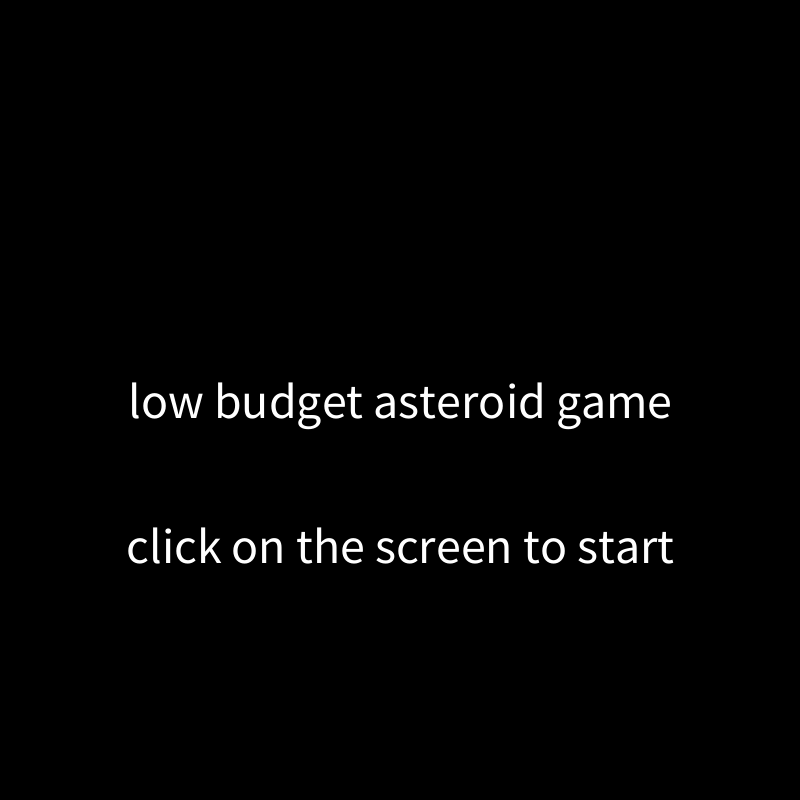
Frame 1 (no input)
Frame 60 (the mouse pressed at the canvas centre just before this capture): identical to frame 1, image omitted
Frame 120 (the mouse held since frame 60 and released just before this capture): identical to frame 1, image omitted

The Processing sketch that drew this single still picture (run headless with seeded random() and noise(); from frame 60 on, the mouse is pressed at the canvas centre):

// Processing sketch: Asteroids
// ── Asteroids.pde
//Jake Choi
//October 4, 2021
//Computer Programming 12

boolean upkey, downkey, leftkey, rightkey, spacekey, mkey;
boolean ufo;
Ship myShip;
ArrayList <GameObject> myObjects;
int SCORE;
int UFOtimer;
int shootTimer, teleportTimer, shipImmunity, threshold, transparent, c;

// MODE FRamwork
int mode;
final int INTRO = 0;
final int GAME  = 1;
final int GAMEOVER = 2;
final int PAUSE = 3;


void setup() {
  size(800, 800);
  rectMode(CENTER);

  myShip = new Ship();
  UFOtimer = 0;
  ufo = false;
  SCORE = 0;
  myObjects = new ArrayList<GameObject>();
  myObjects.add(myShip);
  
  // 3 main asteroids
  myObjects.add(new Asteroid());
  myObjects.add(new Asteroid());
  myObjects.add(new Asteroid());
}

void draw() {
  if (mode == INTRO) {
    intro();
  } else if (mode == GAME) {
    game();
  } else if (mode == GAMEOVER) {
    gameover();
  } else if (mode == PAUSE) {
    pause();
  } else {
    println();
  }
}

// ── Asteroid.pde
class Asteroid extends GameObject {
  int collisions;

  //big asteroids
  Asteroid() {
    LIVES = 1;
    collisions = 6;
    loc = new PVector (random(0, width), random(0, height));
    vel = new PVector (0, 1);
    vel.rotate(random(0, TWO_PI));
    SIZE = 110;
  }

  //broken asteroids
  Asteroid(int s, float x, float y, int h) {
    LIVES = 1;
    collisions = h;
    loc = new PVector (x, y);
    vel = new PVector (0, 1);
    vel.rotate(random(0, TWO_PI));
    vel.setMag(6);
    SIZE = s;
  }

  void show() {
    stroke(255);
    ellipse(loc.x, loc.y, SIZE, SIZE);
  }

  void act() {
    super.act();
    int i = 0;
    while (i < myObjects.size()) {
      GameObject obj = myObjects.get(i);
      if (obj instanceof Bullet) {
        if (dist(loc.x, loc.y, obj.loc.x, obj.loc.y) <= SIZE/2 + obj.SIZE/2) {
          obj.LIVES = 0;
          LIVES = 0;
          SCORE++;
          int num = 100;
          int n = 0;
          while (n < num) {
            myObjects.add(new Particles(int(random(0, 150)), loc.x, loc.y, 25));
            n++;
          }

          if (collisions >= 2) {
            myObjects.add(new Asteroid(SIZE/2, loc.x, loc.y, collisions/4));
            myObjects.add(new Asteroid(SIZE/2, loc.x, loc.y, collisions/4));
          }
        }
      }

      i++;
    }
  }
}

// ── Bullet.pde
class Bullet extends GameObject {
  PVector hits;
  Bullet() {
    LIVES = 1;
    loc = new PVector(myShip.loc.x, myShip.loc.y); 
    hits = myShip.dir.copy();
    hits.rotate(PI);
    hits.setMag(-20);
    loc.add(hits);
    vel = new PVector(myShip.dir.x, myShip.dir.y); 
    vel.setMag(12);
    vel.add(myShip.vel);
    SIZE = 8;
  }

  void show() {
    stroke(255);
    fill(255);
    ellipse(loc.x, loc.y, SIZE, SIZE);
  }

  void act() { 
    loc.add(vel);
    if (loc.x < -50 || loc.x > width+50 || loc.y < -50 || loc.y > height+50) {
      LIVES = 0;
    }
  }
}

// ── Fire.pde
class Fire extends GameObject {

  int transparent;
  PVector colid;

  Fire() {
    LIVES = 1;
    SIZE = 10;
    transparent = int(random(0, 255));
    loc = myShip.loc.copy();
    colid = myShip.dir.copy();
    colid.rotate(PI);
    colid.setMag(25);
    loc.add(colid);
    vel = myShip.dir.copy();
    vel.rotate(PI+random(-0.7, 0.7));
    vel.setMag(14);
  }

  void show() {
    rectMode(CENTER);
    fill(255, 255, 0, transparent);
    square(loc.x, loc.y, SIZE);
  }
  void act() {
    super.act();
    transparent -= 20;
    if (transparent <= 0) LIVES = 0;
  }
}

// ── Game.pde
void game() {

  background(0);
  strokeWeight(1);
  fill(55, 255, 14);
  textSize(40);
  text("SCORE: " + SCORE, 125, 750);
  text("LIVES: " + myShip.LIVES, 675, 750);
  fill(255, 5, 214);
  text("click anywhere to pause", 420, 50);
  text("press m to teleport", 420, 90);
  UFOtimer++;

  int i = 0;
  while (i < myObjects.size()) {
    GameObject obj = myObjects.get(i);
    obj.show();
    obj.act();
    if (ufo == false && UFOtimer>= 1000) {
      myObjects.add(new UFO());
      ufo = true;
    }
    if (obj.LIVES == 0) {
      myObjects.remove(i);
    } else {
      i++;
    }
    if (SCORE == 9) {
      mode = GAMEOVER;
    }
    if (myShip.LIVES == 0) {
      mode = GAMEOVER;
    }
  }
}

void gameClicks() {
  if (mouseX > 0 && mouseX < width && mouseY > 0 && mouseY < height) {
    mode = PAUSE;
  }
}

// ── GameObject.pde
class GameObject {
  int LIVES;
  PVector loc;
  PVector vel;
  int SIZE;
  GameObject() {
  }

  void show() {
  }

  void act() {
    loc.add(vel);
    if (loc.y < -50) loc.y = height+50;
    if (loc.y > height+50) loc.y = -50;
    if (loc.x < -50)loc.x = width+50;
    if (loc.x > width+50) loc.x = -50;
  }
}

// ── Gameover.pde
void gameover() {

  if (SCORE == 9) { //VICTORY!!!!!!
    background(255);
    fill(0,255,0);
    textSize(50);
    text("VICTORY", 400, 400);
    
    text("Click anywhere to play again", 400, 500);
    textSize(50);
  } else { // When you lose
    background(0);
    fill(255,0,0);
    textSize(50);
    text("DEFEAT", 400, 400);
       text("Click anywhere to play again", 400, 500);
    textSize(50);
  }
}

void gameoverClicks() {
  setup();
  mode = INTRO;
      SCORE = 0;
    ufo = false;
}

// ── Intro.pde
void intro() {
  background(0);
  fill(255);
  textSize(50);
  textAlign(CENTER,CENTER);
  text("low budget asteroid game", 400, 400);
  text("click on the screen to start", 400, 545); 
}
void introClicks() {
  if (mouseX>0 && mouseY<800 && mouseX<800 && mouseY>0) { 
    mode = GAME;
  } 
}

// ── Mouse.pde
void mouseReleased() { 
  if (mode == INTRO) {
    introClicks();
  } else if (mode == GAME) {
    gameClicks();
  } else if (mode == GAMEOVER) {
    gameoverClicks();
  } else  if (mode == PAUSE) {
    pauseClicks();
  }
}

// ── Pause.pde
void pause() {
  fill(255);
  textSize(40);
  text("paused, click anywhere to resume",width/2,height/2-50);
}

void pauseClicks() {
  if (mouseX > 0 && mouseX < width && mouseY > 0 && mouseY < height){
    mode = GAME;
  }
}

// ── Ship.pde
class Ship extends GameObject {

  //1. Instance Variables
  PVector dir;

  //2. Constructor(s)
  Ship() {
    LIVES = 3;
    loc = new PVector(width/2, height/2);
    vel = new PVector(0, 0);
    dir = new PVector(0, -0.1);
    shootTimer = 0;
    teleportTimer = 0;
    shipImmunity = 0;
    transparent = 0;
    threshold = 60; 
  }

  //3. Behaviour Functions
  void show() {
    pushMatrix();
    translate(loc.x, loc.y);
    rotate(dir.heading());
    noFill();
    
    //immuirty
    stroke(255, transparent);
    ellipse(0, 0, 50, 50);
    if (shipImmunity >= threshold*3) {
      stroke(0,50,255);
    } else {
      stroke(0,255,50);
    }
    
    // ship design 
    triangle(-15, -20, -15, 20, 15, 0); 
    popMatrix();
  }
  
  // immunity is on
  void act() {
    super.act();
    if (vel.mag()>5) vel.setMag(5);
    shootTimer++; 
    teleportTimer++; 
    shipImmunity++; 
    if (shipImmunity >= threshold*3) { 
      stroke(255);
      textSize(20);
      text("IMMUNITY: ON", 400, 125);
    }
    
    if (vel.mag() > 5) {
      vel.setMag(5);
    }    
    
    if (upkey == false) vel.setMag(vel.mag()*0.99);
    if (downkey == false) vel.setMag(vel.mag()*0.99);
    if (upkey) {
      vel.add(dir);
      myObjects.add(new Fire());
      myObjects.add(new Fire());
      myObjects.add(new Fire());
      myObjects.add(new Fire());
      myObjects.add(new Fire());
    }
    if (downkey) vel.sub(dir);
    if (leftkey) dir.rotate(radians(-5));
    if (rightkey) dir.rotate(radians(5));
    if (spacekey && shootTimer > threshold/3) {
      myObjects.add(new Bullet());
      shootTimer = 0;
    }
    if (upkey == false) vel.setMag(vel.mag()*0.95); 
    
    //collision
    int i = 0;
    while (i < myObjects.size()) {
      GameObject obj = myObjects.get(i);
      if (obj instanceof Asteroid || obj instanceof UFO || obj instanceof UFOBullets) {
        if (shipImmunity >= threshold*3 && dist(loc.x, loc.y, obj.loc.x, obj.loc.y) <= 15 + obj.SIZE/2) {
          LIVES = LIVES - 1;
          shipImmunity = 0;
        }
        
        // random spawn teleport
        if (mkey && teleportTimer >= threshold*3) {
          loc.x = int(random(0, width));
          loc.y = int(random(0, height));
          teleportTimer = 0;
          while (dist(loc.x, loc.y, obj.loc.x, obj.loc.y) <= 30 + obj.SIZE/2) {
            loc.x = int(random(0, width));
            loc.y = int(random(0, height));
          }
        }
      }
      i++;
    }
  }
}

// ── UFO.pde
class UFO extends GameObject {
  int displayUFO, bulletTimer;

  UFO() {
    displayUFO = int(random(0, 4));
    LIVES = 1;
    vel = new PVector (0, 1);
    bulletTimer = 40;
    threshold = 40;
    SIZE = 50;

    //UFO 
    pushMatrix();
    if (displayUFO == 0) {
      // appears from the top
      loc = new PVector (random(0, width), -50);
      vel.rotate(random(PI/4, (-3*PI)/4));
    } else if (displayUFO == 1) {
      // appears from the rightside
      loc = new PVector (width+ 50, random(0, height)); 
      vel.rotate(random(PI/4, (7*PI)/8));
    } else if (displayUFO == 2) {
      // appears from buttom
      loc = new PVector (random(0, width), height+50); 
      vel.rotate(random((5*PI)/4, (7*PI)/8));
    } else {
      // appears from lsefside
      loc = new PVector (-50, random(0, height)); 
      vel.rotate(random((-7*PI)/8, -PI/4));
    }
    popMatrix();
    vel.setMag(2);
  }

  //ufo 
  void show() {
    fill(25, 25, 25);
    stroke(255, 0, 35);
    ellipse(loc.x, loc.y, SIZE, SIZE);
    fill(24, 2, 100);
    ellipse(loc.x, loc.y, SIZE/2, SIZE/2);
    fill(24, 155, 20);
    ellipse(loc.x, loc.y, SIZE/4, SIZE/4);
        fill(90, 155, 100);
    ellipse(loc.x, loc.y, SIZE/8, SIZE/8);
            fill(53, 13, 12);
    ellipse(loc.x, loc.y, SIZE/16, SIZE/16);
  }

  void act() {
    loc.add(vel); 
    bulletTimer++; 
    // reappear?????
    if (bulletTimer >= threshold*1.5) {
      myObjects.add(new UFOBullets(loc.x, loc.y));
      bulletTimer = 0;
    }

    int i = 0;
    while (i < myObjects.size()) {
      GameObject obj = myObjects.get(i);
      if (obj instanceof Bullet) {
        if (dist(loc.x, loc.y, obj.loc.x, obj.loc.y) <= SIZE/2 + obj.SIZE/2) { 
          UFOtimer = 0;
          ufo = false;
          obj.LIVES = 0;
          LIVES = 0;
          int num = 100;
          int n = 0;
          while (n < num) {
            myObjects.add(new Particles(int(random(0, 10)), loc.x, loc.y, 255));
            n++;
          }
        }
      }
      i++;
    }
    if (loc.x < -50 || loc.x > width+50 || loc.y < -50 || loc.y > height+50) {
      LIVES = 0;
      UFOtimer = 0;
      ufo = false;
    }
  }
}

// ── keyboard.pde
void keyPressed() {
  if (keyCode == UP)    upkey = true;
  if (keyCode == DOWN)  downkey = true;
  if (keyCode == LEFT)  leftkey = true;
  if (keyCode == RIGHT) rightkey = true;
  if (keyCode == ' ')   spacekey = true;
  if (key == 'm' || key == 'M') mkey = true;
}

void keyReleased() {
  if (keyCode == UP)    upkey = false;
  if (keyCode == DOWN)  downkey = false;
  if (keyCode == LEFT)  leftkey = false;
  if (keyCode == RIGHT) rightkey = false;
  if (keyCode == ' ')   spacekey = false;
  if (key == 'm' || key == 'M')  mkey = false;
}

// ── particles.pde
class Particles extends GameObject {

  int transparency;
  color colour;

  Particles(int s, float x, float y, color c) {

    LIVES = 1;
    SIZE = s;
    colour = c;
    transparency = int(random(180, 255));
    loc = new PVector (x, y);
    vel = new PVector (0, 1);
    vel.rotate(random(-PI, PI)); 
    vel.setMag(random(-2, 2));
  }

  void show() {
    rectMode(CENTER);
    stroke(colour, transparency);
    noFill();
    square(loc.x, loc.y, SIZE);
  }
  void act() {
    super.act();
    transparency -= 20;
    if (transparency <= 0) LIVES = 0;
  }
}

// ── ufo_bullets.pde
class UFOBullets extends GameObject {
  UFOBullets(float x, float y) {
    SIZE = 8;
    LIVES = 1;
    loc = new PVector(x, y);
    vel = new PVector(myShip.loc.x-x, myShip.loc.y-y);
    vel.setMag(12);
  }
  
  void show() {
    stroke(255,0,0);
    fill(255,0,0);
    ellipse(loc.x, loc.y, SIZE, SIZE);
  }

  void act() {
    loc.add(vel);
    if (loc.x < -50 || loc.x > width+50 || loc.y < -50 || loc.y > height+50) {
      LIVES = 0;
    }
  }
}
